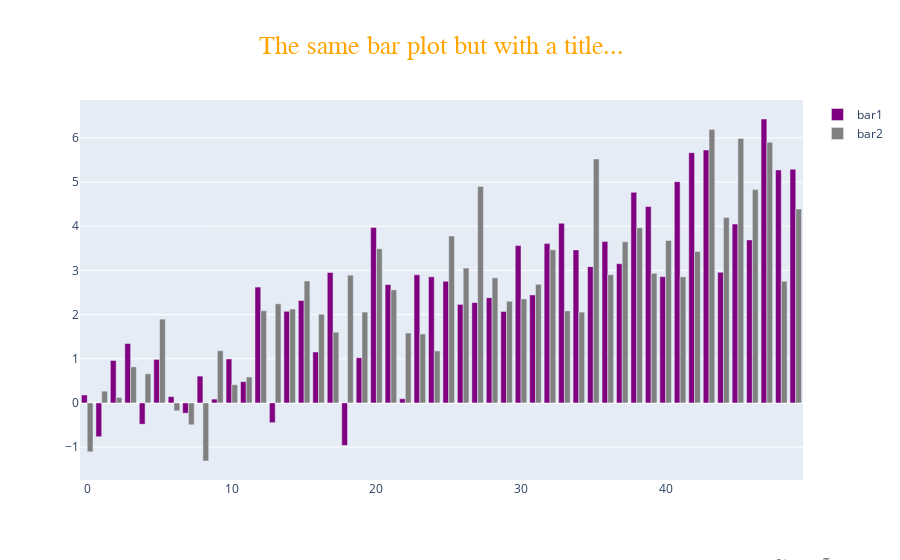

Here is the notebook cell this chart was saved with:
### Markdown cell above
### Some annotations outside the plot

### Code cell
fig = go.Figure()
fig.add_trace(go.Bar(x=df["x"], y=df["y1"], name="bar1", marker_color='purple'))
fig.add_trace(go.Bar(x=df["x"], y=df["y2"], name="bar2", marker_color='grey'))

text = {
    'title': "The same bar plot but with a title...",
    'source': "It's magic 🌈"
}

annotations = []

# add a title (used to describe the figure)
annotations.append(dict(xref='paper', yref='paper',
                        x=0.5, y=1.1,
                        xanchor='center', yanchor='bottom',
                        text=text["title"],
                        font=dict(family="Courier New",
                                  size=26,
                                  color="orange"),
                        showarrow=False))


# add text at the bottom of the figure
annotations.append(dict(xref='paper', yref='paper',
                        x=1, y=-0.2,
                        xanchor='center', yanchor='top',
                        text=text["source"],
                        font=dict(family="Courier New",
                                  size=11,
                                  color="grey"),
                        showarrow=False))


fig.update_layout(annotations=annotations)
fig.show()

### Figure 1 — Plotly figure (JSON) as saved in the notebook; plotly's stock layout.template omitted (floating-point values rounded to 4 significant figures)
{"data": [{"marker": {"color": "purple"}, "name": "bar1", "type": "bar", "x": [0, 1, 2, 3, 4, 5, 6, 7, 8, 9, 10, 11, 12, 13, 14, 15, 16, 17, 18, 19, 20, 21, 22, 23, 24, 25, 26, 27, 28, 29, 30, 31, 32, 33, 34, 35, 36, 37, 38, 39, 40, 41, 42, 43, 44, 45, 46, 47, 48, 49], "y": [0.1803, -0.7647, 0.9614, 1.346, -0.4807, 0.986, 0.1439, -0.2312, 0.6078, 0.08756, 0.9957, 0.4817, 2.623, -0.4462, 2.075, 2.319, 1.153, 2.953, -0.9613, 1.023, 3.972, 2.679, 0.09462, 2.899, 2.856, 2.754, 2.231, 2.272, 2.381, 2.071, 3.562, 2.446, 3.607, 4.067, 3.465, 3.086, 3.657, 3.151, 4.768, 4.445, 2.858, 5.01, 5.665, 5.725, 2.958, 4.049, 3.691, 6.428, 5.274, 5.293]}, {"marker": {"color": "grey"}, "name": "bar2", "type": "bar", "x": [0, 1, 2, 3, 4, 5, 6, 7, 8, 9, 10, 11, 12, 13, 14, 15, 16, 17, 18, 19, 20, 21, 22, 23, 24, 25, 26, 27, 28, 29, 30, 31, 32, 33, 34, 35, 36, 37, 38, 39, 40, 41, 42, 43, 44, 45, 46, 47, 48, 49], "y": [-1.106, 0.267, 0.1247, 0.817, 0.6605, 1.897, -0.1782, -0.4942, -1.314, 1.183, 0.413, 0.5862, 2.088, 2.244, 2.126, 2.761, 2.008, 1.604, 2.892, 2.058, 3.49, 2.559, 1.584, 1.562, 1.178, 3.78, 3.052, 4.901, 2.832, 2.301, 2.354, 2.686, 3.467, 2.083, 2.056, 5.523, 2.904, 3.648, 3.964, 2.934, 3.679, 2.854, 3.427, 6.191, 4.201, 5.985, 4.829, 5.902, 2.755, 4.388]}], "layout": {"annotations": [{"font": {"color": "orange", "family": "Courier New", "size": 26}, "showarrow": false, "text": "The same bar plot but with a title...", "x": 0.5, "xanchor": "center", "xref": "paper", "y": 1.1, "yanchor": "bottom", "yref": "paper"}, {"font": {"color": "grey", "family": "Courier New", "size": 11}, "showarrow": false, "text": "It's magic 🌈", "x": 1, "xanchor": "center", "xref": "paper", "y": -0.2, "yanchor": "top", "yref": "paper"}]}}
